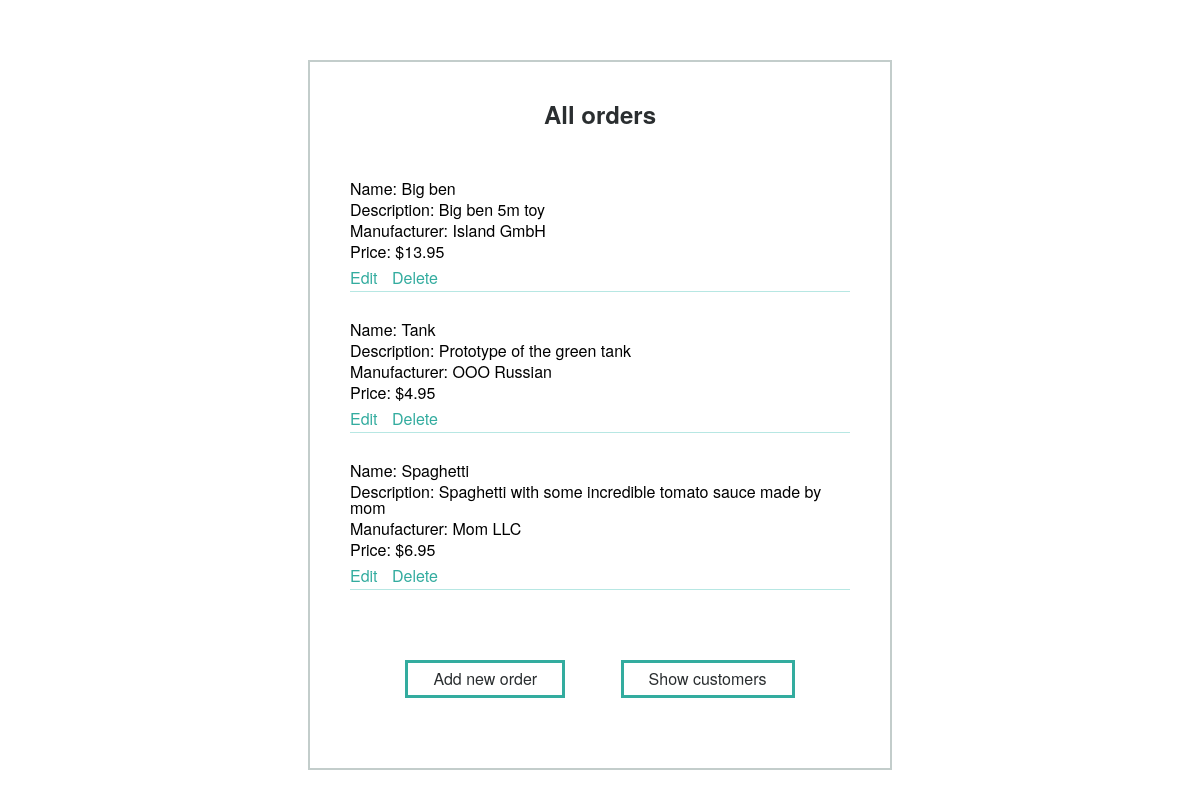
The app's page /customers/3/orders with its own data.
### database_setup.py (models this page shows)
class Order(Base):
    __tablename__ = 'order'
    id = Column(Integer, primary_key=True)
    name = Column(String(100), nullable=False)
    description = Column(String(200))
    manufacturer = Column(String(80))
    price = Column(String(10))
    customer_id = Column(Integer, ForeignKey('customer.id'))
    customer = relationship(Customer)

### views.py (the view)
@app.route('/customers/<int:customer_id>', methods=['GET'])
@app.route('/customers/<int:customer_id>/orders', methods=['GET'])
def show_orders(customer_id):
    try:
        orders = session.query(Order).filter_by(customer_id=customer_id)
        return render_template('orders/index.html', orders=orders, customer_id=customer_id)
    except exc.SQLAlchemyError:
        print "Orders of this customer can't be found, database error"

### templates/orders/index.html
{% extends 'base.html' %}
{% block content %}
    <div class="container">
        <h1 class="title">All orders</h1>
        <ul class="list">
            {% for i in orders %}
                <li class="list__item">
                {% if (i.name) %}
                    <p>Name: {{ i.name }}</p>
                {% endif %}
                {% if (i.description) %}
                    <p>Description: {{ i.description }}</p>
                {% endif %}
                {% if (i.manufacturer) %}
                    <p>Manufacturer: {{ i.manufacturer }}</p>
                {% endif %}
                {% if (i.price) %}
                    <p>Price: {{ i.price }}</p>
                {% endif %}
                    <div class="list__item-link-container">
                        <a href="{{ url_for('edit_order', customer_id=customer_id, order_id=i.id) }}"
                           class="list__item-link link">Edit</a>
                        <a href="{{ url_for('delete_order', customer_id=customer_id, order_id=i.id) }}"
                           class="list__item-link link">Delete</a>
                    </div>
                </li>
            {% endfor %}
        </ul>
        <div class="button__container">
            <a href="{{ url_for('create_new_order', customer_id=customer_id) }}" class="button">Add new order</a>
            <a href="{{ url_for('show_customers') }}" class="button">Show customers</a>
        </div>
    </div>
{% endblock %}}

### static/styles.css (style rules this page uses)
* { margin: 0; padding: 0; border: 0; font-size: 100%; }
html, body { height: 100%; line-height: 1; font-family: "Helvetica Neue", sans-serif; }
a { color: #000; text-decoration: none; }
ul, ol { list-style: none; }
body { font-size: 100%; }
.link { color: #33AC9F; transition: color 0.5s ease; }
.container { overflow: hidden; position: relative; width: 500px; margin: 50px auto; padding: 40px; border: 2px solid rgba(136, 156, 152, 0.5); }
.title { text-align: center; font-size: 24px; color: #2A2E30; }
.button { padding: 8px 25px; margin-top: 20px; border: 3px solid #33AC9F; transition: background-color 0.5s ease, color 0.5s ease; color: #2A2E30; }
.button__container { display: flex; justify-content: space-evenly; flex-direction: row; flex-wrap: wrap; margin-bottom: 30px; }
.list { padding: 50px 0; }
.list__item { padding-bottom: 5px; border-bottom: 1px solid rgba(113, 207, 199, 0.5); }
.list__item:nth-child(n+2) { margin-top: 30px; }
.list__item-link-container { margin-top: 10px; }
.list__item-link:nth-child(n+2) { margin-left: 10px; }
.list__item p { margin-top: 5px; }

### records on screen
Order: name "Big ben", description "Big ben 5m toy", manufacturer "Island GmbH", price "$13.95"
Order: name "Tank", description "Prototype of the green tank", manufacturer "OOO Russian", price "$4.95"
Order: name "Spaghetti", description "Spaghetti with some incredible tomato sauce made by mom", manufacturer "Mom LLC", price "$6.95"
